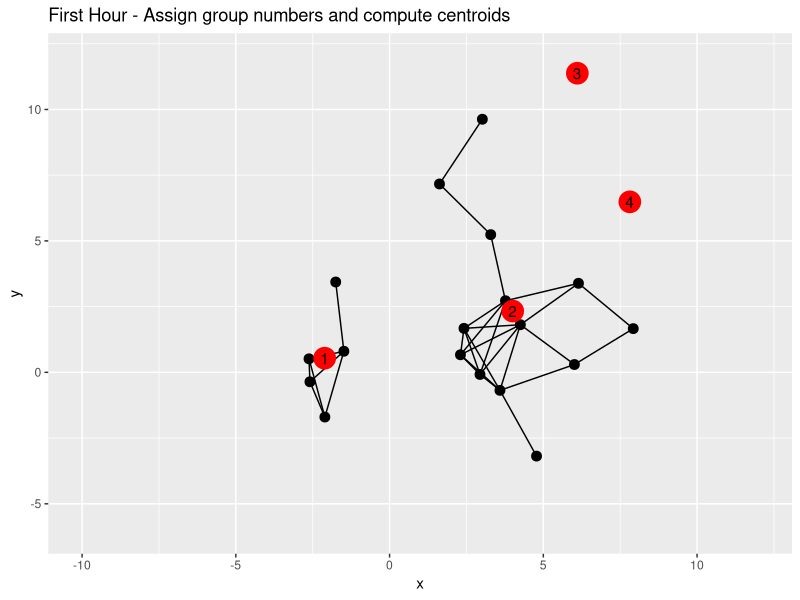
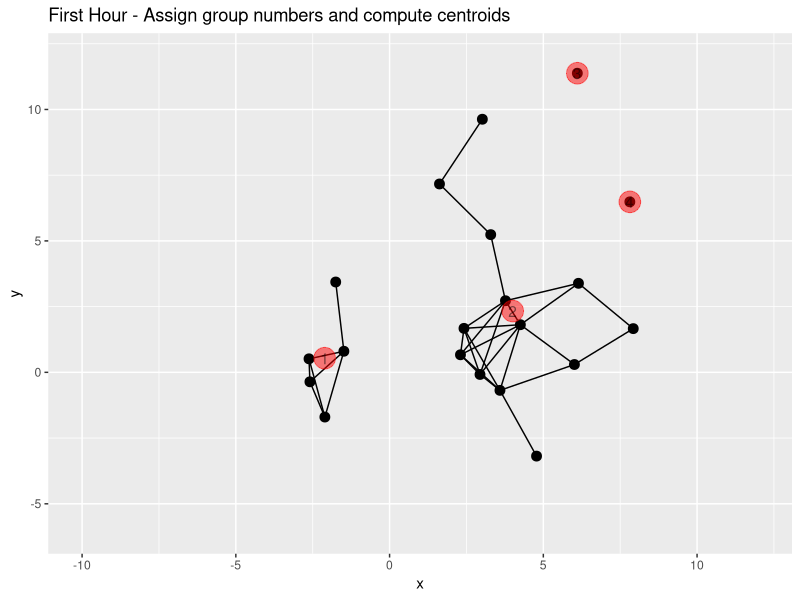
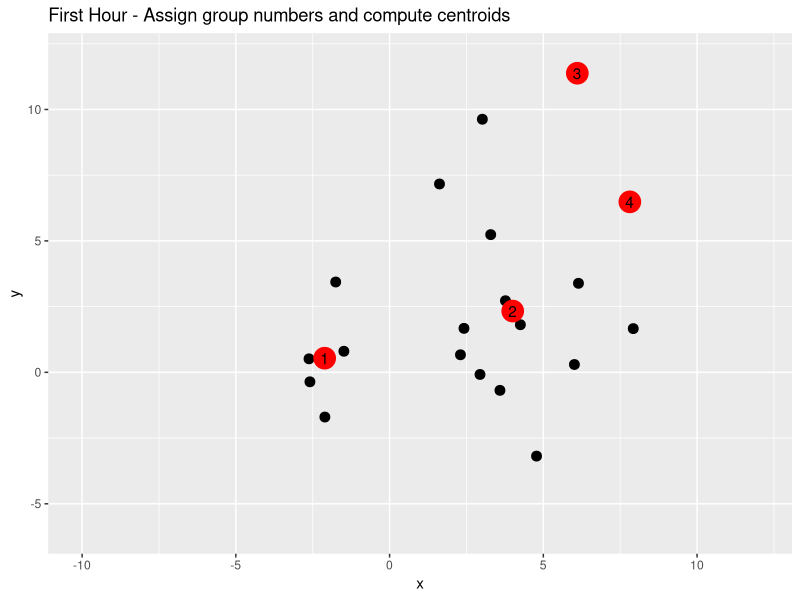
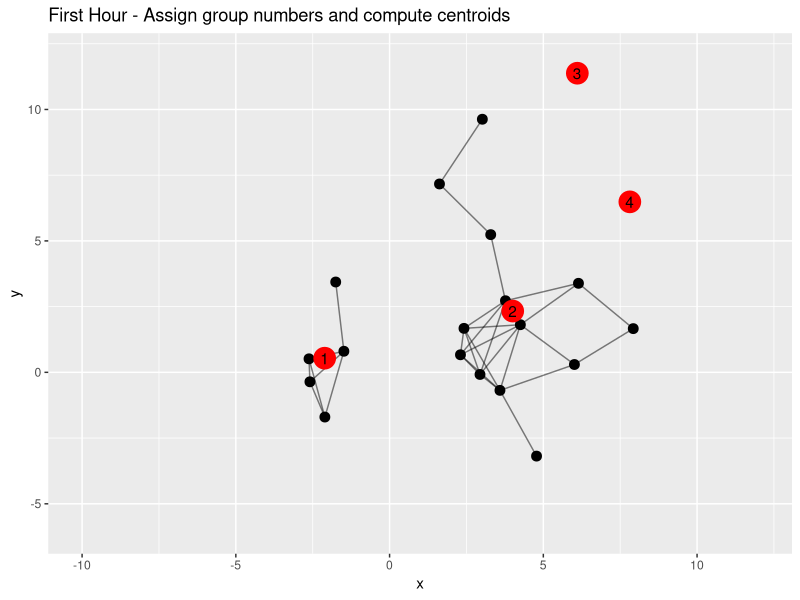
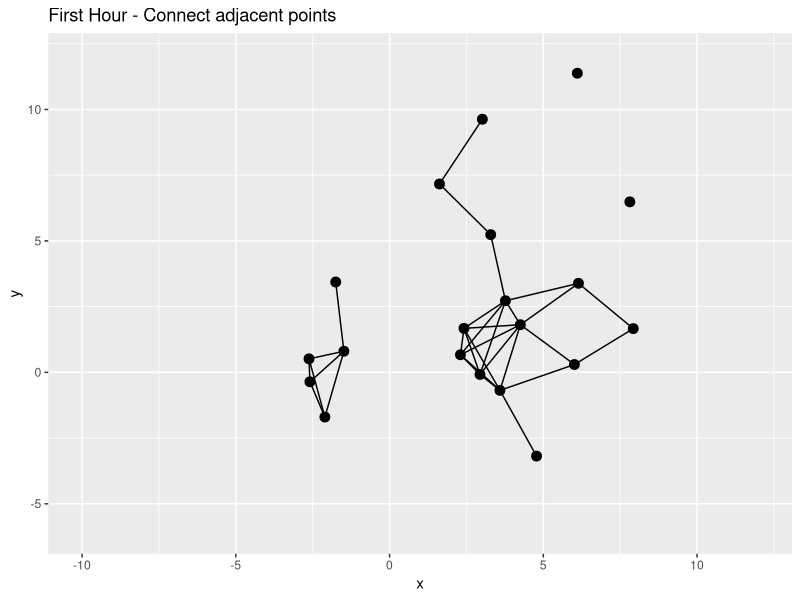
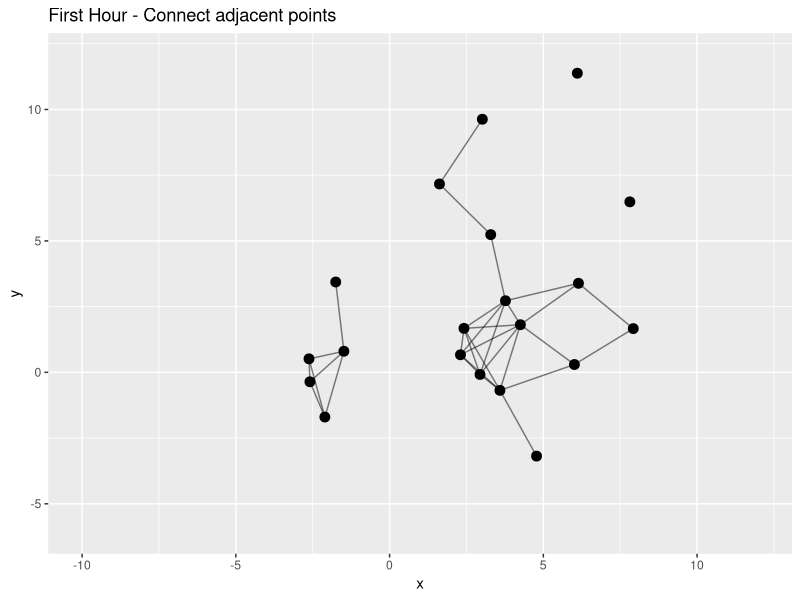
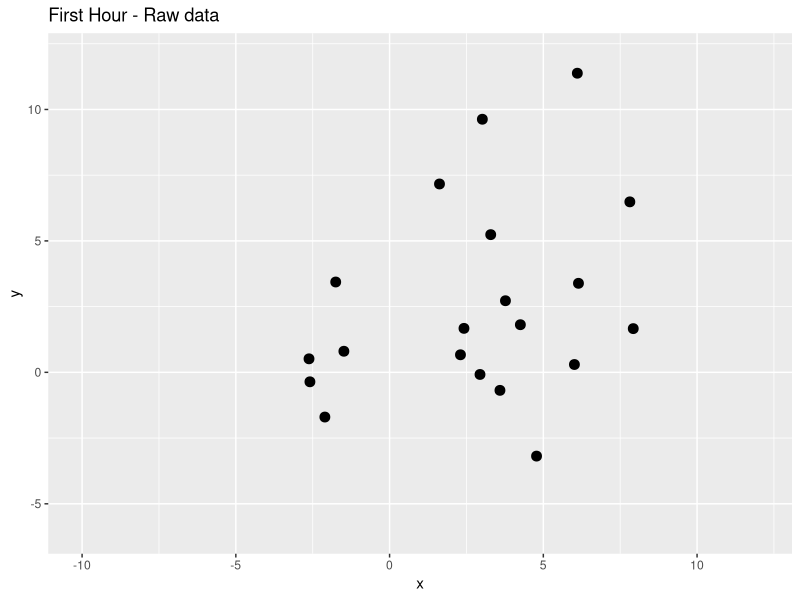
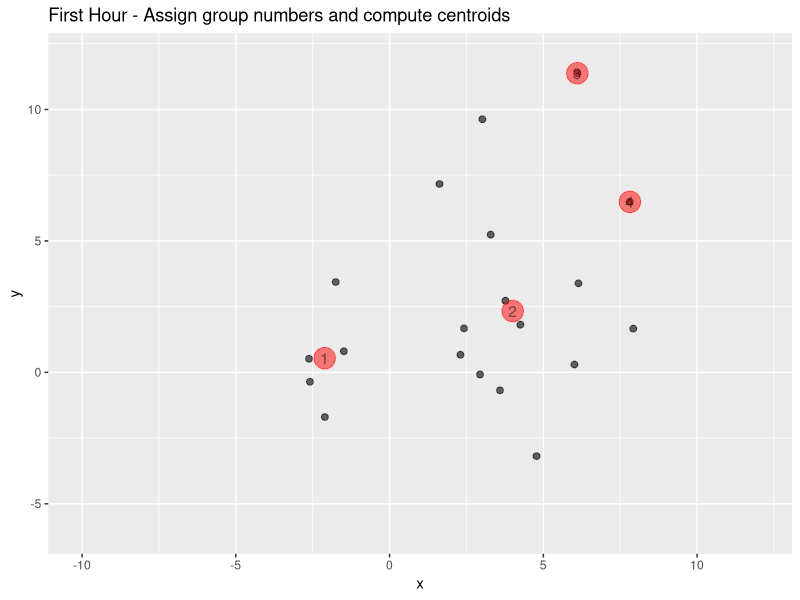

These figures' R source, in order:
## ---- chunk 1
knitr::opts_chunk$set(echo = TRUE)
library(tidyverse)
library(igraph)
## ---- chunk 2
summary(cars)
## ---- chunk 3
set.seed(1256)
x = rnorm(10, mean = 0, sd = 3)
y = rnorm(10, mean = 0, sd = 2)
x = c(x,rnorm(10, mean = 5, sd = 2))
y = c(y,rnorm(10, mean = 5, sd = 3))
points = data.frame(x=x, y=y)
## ---- chunk 4
adj_matrix = as.matrix(dist(points))<3
sim_graph = graph.adjacency(adj_matrix, mode = "undirected")
## ---- chunk 5
points$membership = clusters(sim_graph) %>% .[['membership']]
centers = points %>%
  group_by(membership) %>%
  summarise(c_x = mean(x), c_y = mean(y))
## ---- chunk 6
edges = as_edgelist(sim_graph)

edges = as.data.frame(edges)


edges$V1 = as.numeric(as.character(edges$V1))
edges$V2 = as.numeric(as.character(edges$V2))


segs = edges %>%
  mutate(x1= points[V1,1], y1 = points[V1,2], x2 = points[V2,1], y2 = points[V2,2], from = V1, to = V2) %>%
  select(x1, y1, x2, y2, from, to)

ggplot(points)+
  geom_point(aes(x,y), size = 3)+
  geom_segment(data = segs, aes(x = x1, y= y1, xend = x2, yend = y2)) +
  geom_point(data =centers, aes(c_x,c_y), col = "red", size = 7) +
  geom_text(data = centers, aes(c_x,c_y,label = seq(1:4)))+
  ggtitle("First Hour - Assign group numbers and compute centroids")+
  ylim(c(-6,12))+
  xlim(c(-10,12))
ggsave("h1-3-1.jpg", dpi = 600)
## ---- chunk 7
ggplot(points)+
  geom_point(aes(x,y), size = 3)+
  geom_segment(data = segs, aes(x = x1, y= y1, xend = x2, yend = y2)) +
  geom_point(data =centers, aes(c_x,c_y), col = "red", size = 7, alpha = 0.5) +
  geom_text(data = centers, aes(c_x,c_y,label = seq(1:4)), alpha = 0.5)+
  ggtitle("First Hour - Assign group numbers and compute centroids")+
  ylim(c(-6,12))+
  xlim(c(-10,12))
ggsave("h1-2-2.jpg", dpi = 600)
## ---- chunk 8
ggplot(points)+
  geom_point(aes(x,y), size = 3)+
  geom_point(data =centers, aes(c_x,c_y), col = "red", size = 7) +
  geom_text(data = centers, aes(c_x,c_y,label = seq(1:4)))+
  ggtitle("First Hour - Assign group numbers and compute centroids")+
  ylim(c(-6,12))+
  xlim(c(-10,12))
ggsave("h1-4-1.jpg", dpi = 600)
## ---- chunk 9
ggplot(points)+
  geom_point(aes(x,y), size = 3)+
  geom_segment(data = segs, aes(x = x1, y= y1, xend = x2, yend = y2), alpha = 0.5) +
  geom_point(data =centers, aes(c_x,c_y), col = "red", size = 7) +
  geom_text(data = centers, aes(c_x,c_y,label = seq(1:4)))+
  ggtitle("First Hour - Assign group numbers and compute centroids")+
  ylim(c(-6,12))+
  xlim(c(-10,12))
ggsave("h1-3-2.jpg", dpi = 600)
## ---- chunk 10
ggplot(points)+
  geom_point(aes(x,y), size = 3)+
  geom_segment(data = segs, aes(x = x1, y= y1, xend = x2, yend = y2)) +
  ggtitle("First Hour - Connect adjacent points")+
  ylim(c(-6,12))+
  xlim(c(-10,12))
ggsave("h1-2-1.jpg", dpi = 600)
## ---- chunk 11
ggplot(points)+
  geom_point(aes(x,y), size = 3)+
  geom_segment(data = segs, aes(x = x1, y= y1, xend = x2, yend = y2), alpha = 0.5) +
  ggtitle("First Hour - Connect adjacent points")+
  ylim(c(-6,12))+
  xlim(c(-10,12))
ggsave("h1-1-2.jpg", dpi = 600)
## ---- chunk 12
ggplot(points)+
  geom_point(aes(x,y), size = 3)+
  ggtitle("First Hour - Raw data")+
  ylim(c(-6,12))+
  xlim(c(-10,12))
ggsave("h1-1-1.jpg", dpi = 600)
## ---- chunk 13
ggplot(points)+
  geom_point(aes(x,y), size = 2, alpha = 0.6)+
  geom_point(data =centers, aes(c_x,c_y), col = "red", size = 7, alpha = 0.5) +
  geom_text(data = centers, aes(c_x,c_y,label = seq(1:4)), alpha = 0.5)+
  ggtitle("First Hour - Assign group numbers and compute centroids")+
  ylim(c(-6,12))+
  xlim(c(-10,12))
ggsave("h1-4-2.jpg", dpi = 600)
## ---- chunk 14
ggplot(points)+
  geom_point(aes(x,y), alpha = 0.3)+
  ggtitle("First Hour - Assign group numbers and compute centroids")+
  ylim(c(-6,12))+
  xlim(c(-10,12))
ggsave("h1-4-3.jpg", dpi = 600)
## ---- chunk 15
x = rnorm(10, mean = -3, sd = 3)
y = rnorm(10, mean = 0, sd = 2)
x = c(x,rnorm(10, mean = 6, sd = 2))
y = c(y,rnorm(10, mean = 7, sd = 2))
points_2 = data.frame(x=x, y=y)
## ---- chunk 16
ggplot(points_2)+
  geom_point(aes(x,y), size = 3)+
  geom_point(data = points, aes(x,y), alpha = 0.3)+
  ggtitle("Second Hour - Raw data")+
  ylim(c(-6,12))+
  xlim(c(-10,12))


ggsave("h2-1-2.jpg", dpi = 600)
## ---- chunk 17
ggplot(points_2)+
  geom_point(aes(x,y), size = 3, alpha = 0.5)+
  geom_point(data = points, aes(x,y), alpha = 0.3)+
  ggtitle("Second Hour - Raw data")+
  ylim(c(-6,12))+
  xlim(c(-10,12))
ggsave("h2-1-1.jpg", dpi = 600)
## ---- chunk 18
ggplot(points_2)+
  geom_point(aes(x,y), size = 3) +
  geom_point(data = points, aes(x,y), alpha = 0.3)+
  geom_point(data =centers, aes(c_x,c_y), col = "red", size = 7, alpha = 0.5) +
  geom_text(data = centers, aes(c_x,c_y,label = seq(1:4)), alpha = 0.5)+
  ggtitle("Second Hour - Raw data + known centroids")+
  ylim(c(-6,12))+
  xlim(c(-10,12))
ggsave("h2-2-1.jpg", dpi = 600)
## ---- chunk 19
ggplot(points_2)+
  geom_point(aes(x,y), size = 3) +
  geom_point(data = points, aes(x,y), alpha = 0.3)+
  geom_point(data =centers, aes(c_x,c_y), col = "red", size = 7) +
  geom_text(data = centers, aes(c_x,c_y,label = seq(1:4)))+
  ggtitle("Second Hour - Raw data + known centroids")+
  ylim(c(-6,12))+
  xlim(c(-10,12))
ggsave("h2-2-2.jpg", dpi = 600)
## ---- chunk 20
adj_matrix = centers %>%
  select(x = c_x,y = c_y) %>%
  rbind(points_2) %>%
  dist() %>%
  as.matrix()



adj_matrix = adj_matrix<3
sim_graph = graph.adjacency(adj_matrix, mode = "undirected")
## ---- chunk 21
edges = as_edgelist(sim_graph)

edges = as.data.frame(edges)


edges$V1 = as.numeric(as.character(edges$V1))
edges$V2 = as.numeric(as.character(edges$V2))

temp = centers %>%
  select(x = c_x,y = c_y) %>%
  rbind(points_2)

segs = data.frame(x1 = temp[edges$V1,1][['x']], y1 = temp[edges$V1,2][['y']], x2 = temp[edges$V2,1][['x']], y2 =  temp[edges$V2,2][['y']])

ggplot(points_2)+
  geom_point(aes(x,y), size = 3)+
  geom_point(data = points, aes(x,y), alpha = 0.3)+
  geom_segment(data = segs, aes(x = x1, y= y1, xend = x2, yend = y2))+
  geom_point(data =centers, aes(c_x,c_y), col = "red", size = 7) +
  geom_text(data = centers, aes(c_x,c_y,label = seq(1:4))) +
  ggtitle("Second hour - Connect adjacent points")+
  ylim(c(-6,12))+
  xlim(c(-10,12))
ggsave("h2-3-2.jpg", dpi = 600)
## ---- chunk 22
ggplot(points_2)+
  geom_point(aes(x,y), size = 3)+
  geom_point(data = points, aes(x,y), alpha = 0.3)+
  geom_segment(data = segs, aes(x = x1, y= y1, xend = x2, yend = y2), alpha = 0.5)+
  geom_point(data =centers, aes(c_x,c_y), col = "red", size = 7) +
  geom_text(data = centers, aes(c_x,c_y,label = seq(1:4))) +
  ggtitle("Second hour - Connect adjacent points")+
  ylim(c(-6,12))+
  xlim(c(-10,12))
ggsave("h2-3-1.jpg", dpi = 600)
## ---- chunk 23
temp$nearest = sapply(as.data.frame(as.matrix(dist(temp))[1:4,]), which.min)
## ---- chunk 24
segs2 = data.frame(x1 = temp$x[seq(1:24)], y1 = temp$y[seq(1:24)], x2 = temp$x[temp$nearest], y2 = temp$y[temp$nearest])
segs2 = segs2[-c(14,15),]
## ---- chunk 25
ggplot(points_2)+
  geom_point(aes(x,y), size = 3)+
  geom_point(data = points, aes(x,y), alpha = 0.3)+
  geom_segment(data = segs, aes(x = x1, y= y1, xend = x2, yend = y2))+
  geom_segment(data=segs2,aes(x = x1, y= y1, xend = x2, yend = y2), col = "red", size =1)+
  geom_point(data =centers, aes(c_x,c_y), col = "red", size = 7) +
  geom_text(data = centers, aes(c_x,c_y,label = seq(1:4)))+
  ggtitle("Second hour - Assign points to connected nearest known centroids")+
  ylim(c(-6,12))+
  xlim(c(-10,12))
ggsave("h2-4-2.jpg", dpi = 600)
## ---- chunk 26
ggplot(points_2)+
  geom_point(aes(x,y), size = 3)+
  geom_point(data = points, aes(x,y), alpha = 0.3)+
  geom_segment(data = segs, aes(x = x1, y= y1, xend = x2, yend = y2))+
  geom_segment(data=segs2,aes(x = x1, y= y1, xend = x2, yend = y2), col = "red", size =1, alpha = 0.5)+
  geom_point(data =centers, aes(c_x,c_y), col = "red", size = 7) +
  geom_text(data = centers, aes(c_x,c_y,label = seq(1:4)))+
  ggtitle("Second hour - Assign points to connected nearest known centroids")+
  ylim(c(-6,12))+
  xlim(c(-10,12))
ggsave("h2-4-1.jpg", dpi = 600)
## ---- chunk 27
ggplot(points_2)+
  geom_point(aes(x,y), size = 3)+
  geom_point(data = points, aes(x,y), alpha = 0.3)+
  geom_segment(data = segs, aes(x = x1, y= y1, xend = x2, yend = y2), alpha = 0.5)+
  geom_segment(data=segs2,aes(x = x1, y= y1, xend = x2, yend = y2), col = "red", size =1)+
  geom_point(data =centers, aes(c_x,c_y), col = "red", size = 7) +
  geom_text(data = centers, aes(c_x,c_y,label = seq(1:4)))+
  ggtitle("Second hour - Assign points to connected nearest known centroids")+
  ylim(c(-6,12))+
  xlim(c(-10,12))
ggsave("h2-5-1.jpg", dpi = 600)
## ---- chunk 28
ggplot(points_2)+
  geom_point(aes(x,y), size = 3)+
  geom_point(data = points, aes(x,y), alpha = 0.3)+
  geom_segment(data=segs2,aes(x = x1, y= y1, xend = x2, yend = y2), col = "red", size =1)+
  geom_point(data =centers, aes(c_x,c_y), col = "red", size = 7) +
  geom_text(data = centers, aes(c_x,c_y,label = seq(1:4)))+
  ggtitle("Second hour - Assign points to connected nearest known centroids")+
  ylim(c(-6,12))+
  xlim(c(-10,12))
ggsave("h2-5-2.jpg", dpi = 600)
## ---- chunk 29
points_2$membership = c(1,1,1,2,1,1,1,1,1,5,6,4,2,4,3,4,4,4,4,4)

centers2 = points_2 %>%
  group_by(membership) %>%
  summarise(c_x = mean(x), c_y = mean(y))

ggplot(points_2)+
  geom_point(aes(x,y), size = 3)+
  geom_point(data = points, aes(x,y), alpha = 0.3)+
  geom_segment(data=segs2,aes(x = x1, y= y1, xend = x2, yend = y2), col = "red", size =1)+
  geom_point(data =centers2, aes(c_x,c_y), col = "red", size = 7) +
  geom_text(data = centers2, aes(c_x,c_y,label = seq(1:6)))+
  ggtitle("Second hour - Assign group numbers and recompute centroids")+
  ylim(c(-6,12))+
  xlim(c(-10,12))
ggsave("h2-6-4.jpg", dpi = 600)
## ---- chunk 30
ggplot(points_2)+
  geom_point(aes(x,y), size = 3)+
  geom_point(data = points, aes(x,y), alpha = 0.3)+
  geom_segment(data=segs2,aes(x = x1, y= y1, xend = x2, yend = y2), col = "red", size =1)+
  geom_point(data =centers, aes(c_x,c_y), col = "red", size = 7, alpha = 0.8) +
  geom_text(data = centers, aes(c_x,c_y,label = seq(1:4)), alpha = 0.8)+
  geom_point(data =centers2, aes(c_x,c_y), col = "red", size = 7, alpha = 0.2) +
  geom_text(data = centers2, aes(c_x,c_y,label = seq(1:6)), alpha = 0.2)+
  ggtitle("Second hour - Assign group numbers and recompute centroids")+
  ylim(c(-6,12))+
  xlim(c(-10,12))
ggsave("h2-6-1.jpg", dpi = 600)
## ---- chunk 31
ggplot(points_2)+
  geom_point(aes(x,y), size = 3)+
  geom_point(data = points, aes(x,y), alpha = 0.3)+
  geom_segment(data=segs2,aes(x = x1, y= y1, xend = x2, yend = y2), col = "red", size =1)+
  geom_point(data =centers, aes(c_x,c_y), col = "red", size = 7, alpha = 0.5) +
  geom_text(data = centers, aes(c_x,c_y,label = seq(1:4)), alpha = 0.5)+
  geom_point(data =centers2, aes(c_x,c_y), col = "red", size = 7, alpha = 0.5) +
  geom_text(data = centers2, aes(c_x,c_y,label = seq(1:6)), alpha = 0.5)+
  ggtitle("Second hour - Assign group numbers and recompute centroids")+
  ylim(c(-6,12))+
  xlim(c(-10,12))
ggsave("h2-6-2.jpg", dpi = 600)
## ---- chunk 32
ggplot(points_2)+
  geom_point(aes(x,y), size = 3)+
  geom_point(data = points, aes(x,y), alpha = 0.3)+
  geom_segment(data=segs2,aes(x = x1, y= y1, xend = x2, yend = y2), col = "red", size =1)+
  geom_point(data =centers, aes(c_x,c_y), col = "red", size = 7, alpha = 0.2) +
  geom_text(data = centers, aes(c_x,c_y,label = seq(1:4)), alpha = 0.2)+
  geom_point(data =centers2, aes(c_x,c_y), col = "red", size = 7, alpha = 0.8) +
  geom_text(data = centers2, aes(c_x,c_y,label = seq(1:6)), alpha = 0.8)+
  ggtitle("Second hour - Assign group numbers and recompute centroids")+
  ylim(c(-6,12))+
  xlim(c(-10,12))
ggsave("h2-6-3.jpg", dpi = 600)
## ---- chunk 33
ggplot(points_2)+
  geom_point(aes(x,y), size = 3)+
  geom_point(data = points, aes(x,y), alpha = 0.3)+
  geom_segment(data=segs2,aes(x = x1, y= y1, xend = x2, yend = y2), col = "red", size =1, alpha = 0.5)+
  geom_point(data =centers2, aes(c_x,c_y), col = "red", size = 7) +
  geom_text(data = centers2, aes(c_x,c_y,label = seq(1:6)))+
  ggtitle("Second hour - Assign group numbers and recompute centroids")+
  ylim(c(-6,12))+
  xlim(c(-10,12))
ggsave("h2-7-1.jpg", dpi = 600)
## ---- chunk 34
ggplot(points_2)+
  geom_point(aes(x,y), size = 3)+
  geom_point(data = points, aes(x,y), alpha = 0.3)+
  geom_point(data =centers2, aes(c_x,c_y), col = "red", size = 7) +
  geom_text(data = centers2, aes(c_x,c_y,label = seq(1:6)))+
  ggtitle("Second hour - Assign group numbers and recompute centroids")+
  ylim(c(-6,12))+
  xlim(c(-10,12))
ggsave("h2-7-2.jpg", dpi = 600)
## ---- chunk 35
plot(sim_graph)
## ---- chunk 36
ggplot()+
  geom_point(data = points, aes(x,y, col="First hour"), size=3)+
  geom_point(data = points_2, aes(x,y,col="Second Hour"), size=3)
ggsave("two_hour.jpg", dpi=600)+
  ylim(c(-6,12))+
  xlim(c(-10,12))
